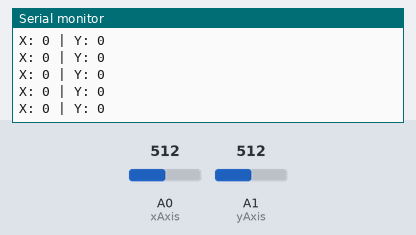
This sketch was run on a simulated Arduino Uno, built with avr-gcc and run on an emulated ATmega328P. Shown: the last lines printed to the serial monitor. The inputs (shaded band) are chosen by the test bench; at power-on: A0 (xAxis) = 512, A1 (yAxis) = 512.

Above: at 1.2 s.
1.3 s: A0 (xAxis) set to 716
At 1.31 s:
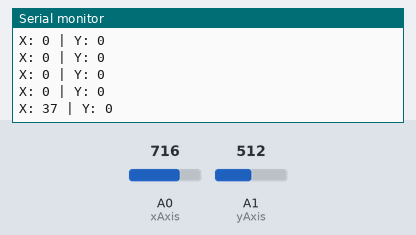
2.8 s: A1 (yAxis) set to 716
At 2.82 s:
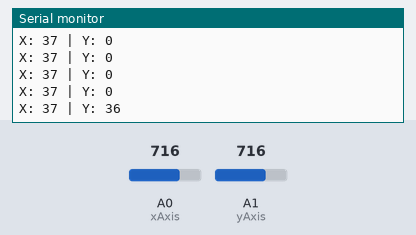
4.3 s: A0 (xAxis) set to 900
At 4.33 s:
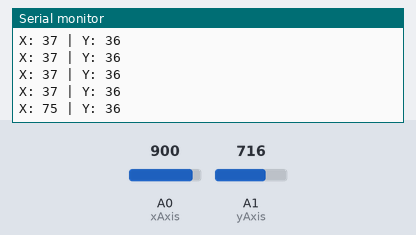
5.8 s: A1 (yAxis) set to 900
At 5.84 s:
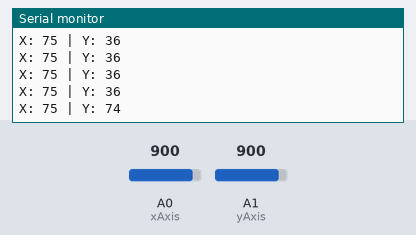
Timing chart, 0 to 8.3 s (numbered marks = the images above; inputs shaded):
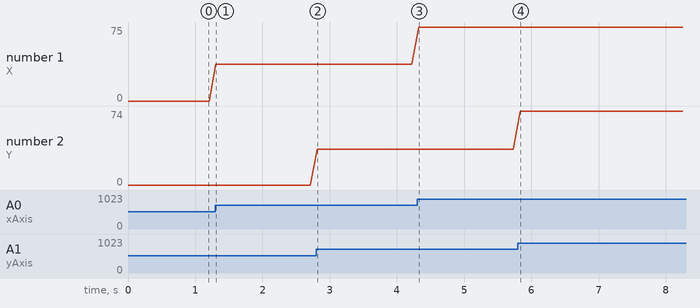

Measured:
- after the input at 1.3 s, the serial monitor: prints a new line at once (image 1)
- after the input at 2.8 s, the serial monitor: prints a new line at once (image 2)
- after the input at 4.3 s, the serial monitor: prints a new line at once (image 3)
- after the input at 5.8 s, the serial monitor: prints a new line at once (image 4)
- plotted number 1: 0 → 37 after the input at 1.3 s, 37 → 75 after the input at 4.3 s
- plotted number 2: 0 → 36 after the input at 2.8 s, 36 → 74 after the input at 5.8 s

The sketch:

sketch_nov2b.ino
```cpp
const int xAxis = A0;
const int yAxis = A1;

const int X_CENTER = 510;
const int Y_CENTER = 516;

const int DEAD_ZONE = 20;

int normalizeAxis(int value, int center) {
  if (abs(value - center) <= DEAD_ZONE) {
    return 0;
  }

  if (value > center) {
    return map(value, center + DEAD_ZONE, 1023, 0, 100);
  }
  else {
    return map(value, center - DEAD_ZONE, 0, 0, -100);
  }
}

void setup() {
  Serial.begin(9600);
}

void loop() {
  int xVal = analogRead(xAxis);
  int yVal = analogRead(yAxis);

  int xPosition = normalizeAxis(xVal, X_CENTER);
  int yPosition = normalizeAxis(yVal, Y_CENTER);

  Serial.print("X: ");
  Serial.print(xPosition);

  Serial.print(" | Y: ");
  Serial.println(yPosition);

  delay(100);
}
```
